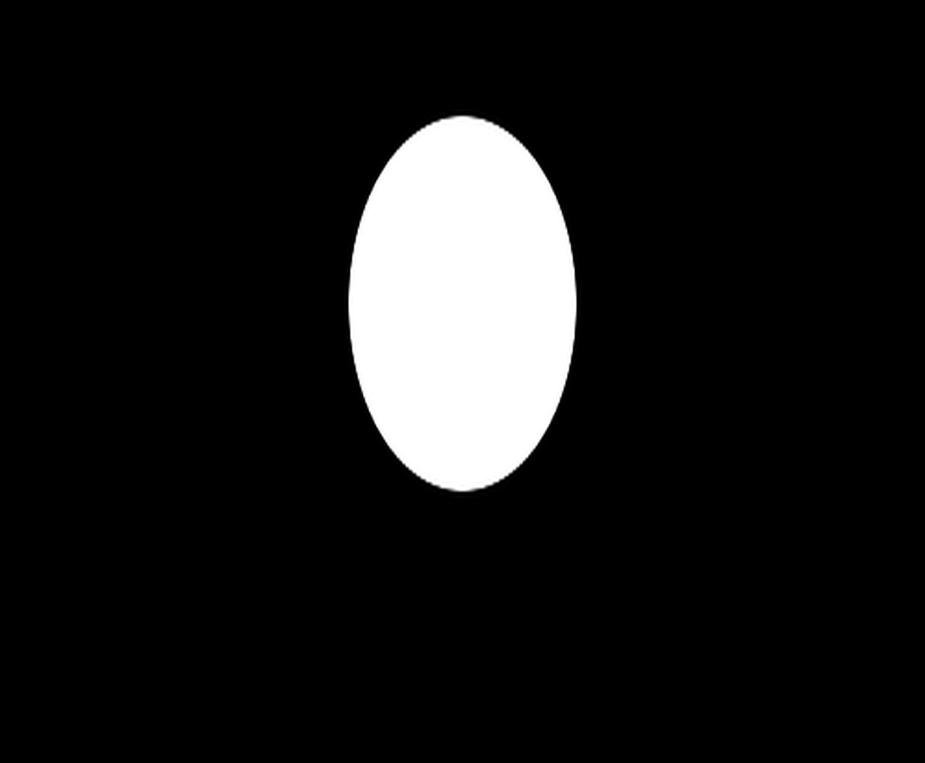
#> input picture OpenCV2/images/2bit.png, 925 x 763 px, shrunk from 1152 x 951 before the run
$ python Find_and_Draw_Contours.py
#> lines starting #> are read from the running program, lines starting #| are printed output that depends on the picture; after the words box and inside, x2 and y2 are one past the last pixel; in counts of white or black regions, pixels touching at a corner belong together
"""
    Find and Draw Contours using OpenCV

    Contours are define as the line joining all the points along the boundary of an
    image that are having the same intensity. Contours come handy in shape
    analysis, finding the size of the object of interest, and object detection.

    OpenCV findContour() method that helps in extracting the contours from the
    image. It works best on binary image, so we should first apply thresholding
    techniques, Sobel edges, etc.
"""

# importing module
import cv2
import numpy as np

# image
img = cv2.imread("../images/2bit.png", 0)
#> img is the input picture: shape (763, 925); min 0, max 255, mean 24.2

# or to change image mode to gray
# gray = cv2.cvtColor(img, cv2.COLOR_BGR2GRAY)

# find Canny edges of object
edged = cv2.Canny(img, 30, 200)
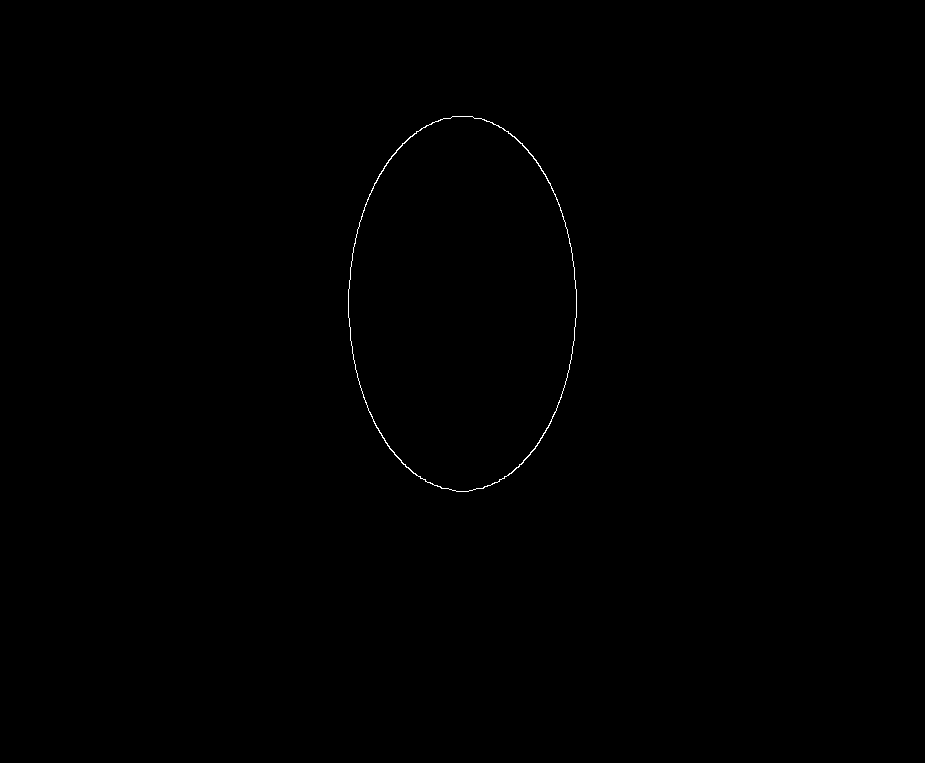
#> edged: shape (763, 925); 0.16% white in thin lines or dots, all inside (x1, y1, x2, y2) = (348, 116, 577, 492)

# finding contours
# using a copy of the image e.g. edged.copy()
# since findCounters alters the image
contours, hierarchy = cv2.findContours(edged, cv2.RETR_EXTERNAL, cv2.CHAIN_APPROX_NONE)
#> contours = 1 contour; box (x1, y1, x2, y2) and area: (348, 116, 577, 492) 66961

# stacking image step-by-step
res = np.hstack((img, edged))
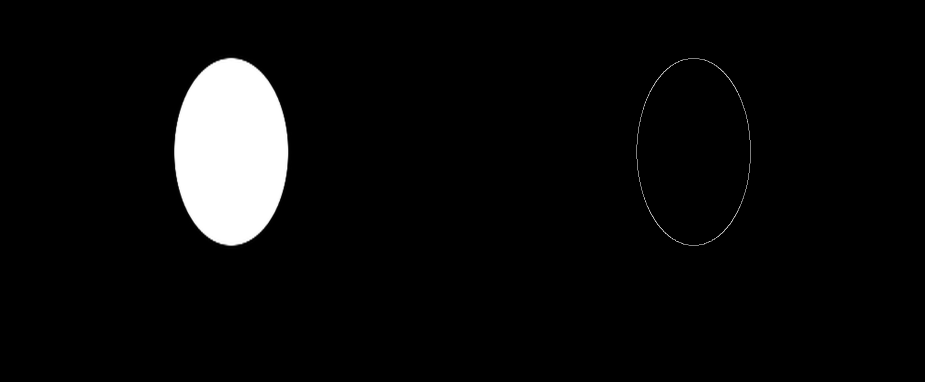
#> res: shape (763, 1850) (shown at 1/2 size); min 0, max 255, mean 12.3

cv2.imshow("Canny edges after contouring", res)

print("Number of contours found = " + str(len(contours)))
#| Number of contours found = 1

# draw all contours
# -1 signifies drawing all contours
cv2.drawContours(img, contours, -1, (0, 255, 0), -3)
#> img: shape (763, 925); 9.55% of pixels changed, all inside (x1, y1, x2, y2) = (348, 116, 577, 492)

if cv2.waitKey(0) & 0xff == 27:
#> (key Esc is pressed here)
    cv2.destroyAllWindows()


"""
    Contours Approximation Method :

    Above, we see that contours are the boundaries of a shape with the same
    intensity. It stores the (x, y) coordinates of the boundaries of a shape. But does it
    store all the coordinates? That is specified by this contours approximation
    method.

    If we pass cv2.CHAIN_APPROX_NONE, all the boundaries points are stored. But
    actually, do we need all the points? For eg, if we have to find the contour of a
    straight line. We need just two endpoints of that line. This is what
    cv2.CHAIN_APPROX_SIMPLE does. It removes all redundant points and compresses
    the contour, thereby saving memory.
"""
